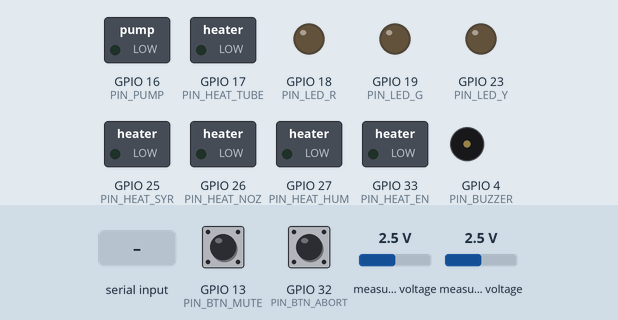
Recording of a program running on a simulated ESP32. Parts: switched loads named in the program (green lamp = pin HIGH), output pins drawn as LEDs (lit = HIGH), buzzer (waves = sounding, pin HIGH). Dashed ring = blinking. Inputs (shaded band) come from the test bench; at power-on: GPIO 13 (PIN_BTN_MUTE) HIGH, GPIO 32 (PIN_BTN_ABORT) HIGH, measured voltage 2.5 V. WiFi joins after 1.5 s; servers stay silent unless stated; uploads are accepted with an empty reply; what the program prints to the serial monitor is not drawn.

Above: at 1.2 s.
1.3 s: "abort\n" received over Serial
At 3.5 s:
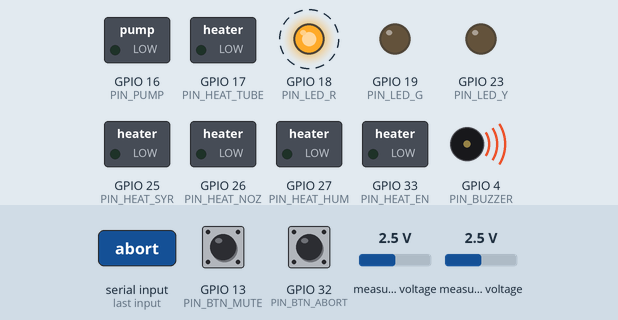
4.3 s: GPIO 13 (PIN_BTN_MUTE) pulled LOW for 0.15 s
At 4.7 s:
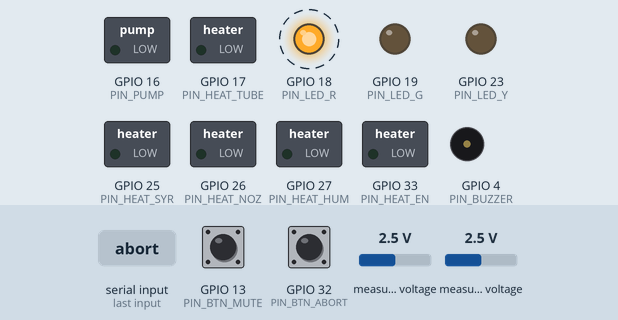
7.3 s: "help\n" received over Serial
10.3 s: "status\n" received over Serial
Timing chart, 0 to 14.3 s (numbered marks = the images above; inputs shaded):
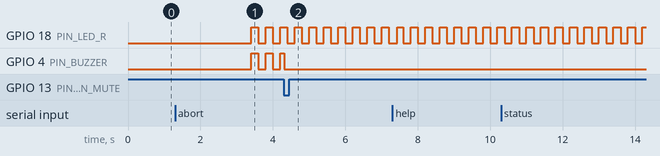

The program:

main.cpp
```cpp
// hPIPAC 前端加热系统 · 样机主控固件(ESP32-DevKitC,Arduino 框架)
// 本文件只做硬件读写、指示和联网;所有判定逻辑在 include/logic.h。
// 串口 115200 命令(整机分步测试用,输入 help 查看)。
#include <Arduino.h>
#include <WiFi.h>
#include <HTTPClient.h>
#include <Wire.h>
#include <ArduinoJson.h>
#include <Adafruit_ADS1X15.h>
#include <esp_task_wdt.h>
#include "config.h"
#include "logic.h"

#if ESP_ARDUINO_VERSION_MAJOR >= 3
#define PWM_ATTACH(pin, ch, freq, res) ledcAttach(pin, freq, res)
#define PWM_WRITE(pin, ch, v) ledcWrite(pin, v)
#else
#define PWM_ATTACH(pin, ch, freq, res) do { ledcSetup(ch, freq, res); ledcAttachPin(pin, ch); } while (0)
#define PWM_WRITE(pin, ch, v) ledcWrite(ch, v)
#endif
#define PWM_MAX 1023                      // 10 位
#define PWM_CH_PUMP 4                     // 加热四路用 LEDC 通道 0–3(1 kHz),泵用通道 4(20 kHz)

static const uint8_t HEAT_PIN[H_COUNT] = {PIN_HEAT_SYR, PIN_HEAT_NOZ, PIN_HEAT_HUM, PIN_HEAT_TUBE};

Adafruit_ADS1115 ads[3];
static const uint8_t ADS_ADDR[3] = {ADS_ADDR_1, ADS_ADDR_2, ADS_ADDR_3};
bool adsOk[3] = {false, false, false};

Core core;
Ctrl ctrl;
Inputs sens;                              // 最近一次读数
bool netOk = false, logCsv = false;

// ---------- 执行器 ----------
// 把全部输出置于安全状态:四路加热关、加热总开关断开、泵停
void outputsSafe() {
  digitalWrite(PIN_HEAT_EN, LOW);
  for (int h = 0; h < H_COUNT; h++) PWM_WRITE(HEAT_PIN[h], h, 0);
  PWM_WRITE(PIN_PUMP, PWM_CH_PUMP, 0);
}
void driveOutputs() {
  bool any = false;
  for (int h = 0; h < H_COUNT; h++) {
    float d = core.out.on[h] ? ctrl.duty[h] : 0;      // 不允许加热的通路,无论 PI 算出什么都写 0
    if (d > 0) any = true;
    PWM_WRITE(HEAT_PIN[h], h, (uint32_t)(d * PWM_MAX));
  }
  digitalWrite(PIN_HEAT_EN, any ? HIGH : LOW);        // 没有任何一路出力时断开加热总开关
  PWM_WRITE(PIN_PUMP, PWM_CH_PUMP, (uint32_t)((core.out.pumpOn ? ctrl.pumpDuty : 0) * PWM_MAX));
}

// ---------- 传感器 ----------
float adsVolts(int chip, int ch) {
  if (!adsOk[chip]) return NAN;
  return ads[chip].computeVolts(ads[chip].readADC_SingleEnded(ch));
}
float ntcTemp(float v, float vref, float offset) {
  if (!(v >= 0.05f) || !(v <= vref - 0.05f)) return NAN;   // 开路、短路或芯片没应答
  float r = NTC_R_FIXED * (vref - v) / v;                   // NTC 接电源侧
  return 1.0f / (1.0f / 298.15f + logf(r / NTC_R0) / NTC_BETA) - 273.15f + offset;
}
void readSensors() {
  // 通道分配见 config.h 的表
  float vref = adsVolts(0, 3);
  bool refOk = vref >= 3.0f && vref <= 3.6f;               // 基准不对:全部温度按读不到处理
  auto T = [&](int chip, int ch, float off) { return refOk ? ntcTemp(adsVolts(chip, ch), vref, off) : NAN; };
  sens.syr1     = T(0, 0, OFFSET_SYR1);
  sens.noz1    = T(0, 1, OFFSET_NOZ1);
  sens.humOut   = T(0, 2, OFFSET_HUMOUT);
  sens.syr2     = T(1, 0, OFFSET_SYR2);
  sens.noz2    = T(1, 1, OFFSET_NOZ2);
  sens.humPlate = T(1, 2, OFFSET_HUMPLATE);
  sens.gasEnd   = T(1, 3, OFFSET_GASEND);
#if HAS_IP_PROBES
  sens.ip1 = T(2, 1, OFFSET_IP1);
  sens.ip2 = T(2, 2, OFFSET_IP2);
#else
  sens.ip1 = sens.ip2 = NAN;
#endif
#if HAS_PRESSURE
  float vp = adsVolts(2, 3) * PRESS_DIVIDER;               // 还原成传感器输出电压
  // 低于 0.25 V 或高于 4.75 V:断线或短路
  sens.press = (vp >= 0.25f && vp <= 4.75f) ? (vp - PRESS_V_ZERO) / PRESS_V_SPAN * PRESS_RANGE + OFFSET_PRESS : NAN;
  sens.pressFitted = true;
#else
  sens.press = NAN; sens.pressFitted = false;
#endif
#if HAS_NOZ_PRESSURE
  float vn = adsVolts(2, 0) * PRESS_DIVIDER;               // 雾化气压:同样的分压和电压范围,量程 0–200 kPa
  sens.nozP = (vn >= 0.25f && vn <= 4.75f) ? (vn - PRESS_V_ZERO) / PRESS_V_SPAN * NOZP_RANGE + OFFSET_NOZP : NAN;
  sens.nozPFitted = true;
#else
  sens.nozP = NAN; sens.nozPFitted = false;
#endif
}

// ---------- 指示 ----------
void driveSignals(uint32_t now) {
  uint16_t a = core.alarms, aud = audible(core, now);
  bool hi = a & A_HIGH, med = a & ~A_HIGH;
  bool fast = (now / 200) % 2, slow = (now / 1000) % 2, beep = (now % 2000) < 200;
  digitalWrite(PIN_LED_R, hi && fast);                                        // 高级报警:红灯快闪
  digitalWrite(PIN_LED_Y, med);                                               // 中级报警:黄灯亮
  bool steady = core.ph == READY || core.ph == NEBULIZE || core.ph == EXPOSE;
  digitalWrite(PIN_LED_G, steady || (core.ph == PREHEAT && slow));            // 预热:绿灯慢闪
  digitalWrite(PIN_BUZZER, (aud & A_HIGH) ? fast : ((aud & ~A_HIGH) ? beep : false));
}

// ---------- 命令 ----------
struct Cmd { char kind[16]; float value; };
QueueHandle_t cmdQ; SemaphoreHandle_t snapMux; String snapJson;

void runCmd(const char *kind, float value, const char *from) {
  bool ok = coreCommand(core, millis(), kind, value);
  if (ok && !strcmp(kind, "abort")) outputsSafe();          // 中止:不等下一个控制周期,立即关
  Serial.printf("%s %s %s -> %s\n", ok ? "OK" : "ERR", from, kind, ok ? PHASE_NAME[core.ph] : "拒绝(超范围或当前阶段不允许)");
}

// ---------- 联网(独立任务,不阻塞控制)----------
static void putT(JsonObject o, const char *k, float v) {
  if (isnan(v)) o[k] = nullptr; else o[k] = round(v * 100) / 100.0;
}
void buildSnapshot(uint32_t now) {
  JsonDocument d;
  d["id"] = DEVICE_ID; d["ph"] = PHASE_NAME[core.ph];
  d["target"] = round(core.target * 10) / 10.0; d["exposeMin"] = core.exposeMin;
  d["flowSet"] = round(core.flowSet * 10) / 10.0;
  d["nebFlow"] = round(core.nebFlow * 10) / 10.0; d["circInExpose"] = core.circInExpose;
  JsonObject t = d["t"].to<JsonObject>();
  putT(t, "syr1", sens.syr1); putT(t, "syr2", sens.syr2); putT(t, "noz1", sens.noz1); putT(t, "noz2", sens.noz2);
  putT(t, "humPlate", sens.humPlate); putT(t, "humOut", sens.humOut);
  putT(t, "gasEnd", sens.gasEnd); putT(t, "ip1", sens.ip1); putT(t, "ip2", sens.ip2);
  if (isnan(sens.press)) d["press"] = nullptr; else d["press"] = round(sens.press * 10) / 10.0;
  if (isnan(sens.nozP)) d["nozP"] = nullptr; else d["nozP"] = round(sens.nozP * 10) / 10.0;
  d["flow"] = round(flowEstimate(ctrl.pumpDuty) * 10) / 10.0;      // 按占空比估算,不是实测
  JsonObject du = d["duty"].to<JsonObject>();
  for (int h = 0; h < H_COUNT; h++) du[HEATER_NAME[h]] = (int)lroundf(ctrl.duty[h] * 100);
  du["pump"] = (int)lroundf(ctrl.pumpDuty * 100);
  d["phSec"] = phaseSec(core, now); d["exposeLeft"] = exposeLeftSec(core, now);
  JsonArray al = d["al"].to<JsonArray>();
  for (int i = 0; i < ALARM_COUNT; i++) if (core.alarms & (1 << i)) al.add(ALARM_NAME[i]);
  d["muted"] = isMuted(core, now);
  String s; serializeJson(d, s);
  xSemaphoreTake(snapMux, portMAX_DELAY); snapJson = s; xSemaphoreGive(snapMux);
}

void netTask(void *) {
  WiFi.mode(WIFI_STA); WiFi.begin(WIFI_SSID, WIFI_PASS);
  for (;;) {
    vTaskDelay(pdMS_TO_TICKS(2000));
    if (WiFi.status() != WL_CONNECTED) { netOk = false; WiFi.reconnect(); vTaskDelay(pdMS_TO_TICKS(3000)); continue; }
    String body;
    xSemaphoreTake(snapMux, portMAX_DELAY); body = snapJson; xSemaphoreGive(snapMux);
    if (!body.length()) continue;
    HTTPClient http; http.setTimeout(1500); http.setConnectTimeout(1500);
    http.begin(String(SERVER_URL) + "/api/device/telemetry");
    http.addHeader("Content-Type", "application/json");
    int code = http.POST(body);
    netOk = code == 200;
    if (netOk) {
      JsonDocument r;
      if (!deserializeJson(r, http.getString())) {
        for (JsonObject c : r["cmds"].as<JsonArray>()) {
          Cmd m = {}; strlcpy(m.kind, c["kind"] | "", sizeof(m.kind));
          JsonVariant v = c["value"];
          m.value = v.is<bool>() ? (v.as<bool>() ? 1.0f : 0.0f) : (v.is<float>() ? v.as<float>() : NAN);
          xQueueSend(cmdQ, &m, 0);                          // 交给主循环执行
        }
      }
    }
    http.end();
  }
}

// ---------- 串口命令(分步测试)----------
void help() {
  Serial.println(F(
    "status                      看一次全部读数和状态\n"
    "log 1|0                     每秒一行 CSV\n"
    "heat <syr|noz|hum|tube> <占空比%>    手动加热,只在 IDLE;过温保护照常;0 = 关;10 分钟自动关\n"
    "pump <占空比%>              手动转泵,只在 IDLE;0 = 关\n"
    "preheat | ready | nebulize | expose | evac | finish | abort | ack | mute\n"
    "target <37.0-43.0> | flow <0-15> | nebflow <5-15> | exposeMin <1-60> | circInExpose <1|0>"));
}
void status() {
  uint32_t now = millis();
  Serial.printf("ph=%s phSec=%lu exposeLeft=%ld target=%.1f flowSet=%.1f nebFlow=%.1f exposeMin=%d circInExpose=%d\n",
                PHASE_NAME[core.ph], (unsigned long)phaseSec(core, now), (long)exposeLeftSec(core, now),
                core.target, core.flowSet, core.nebFlow, core.exposeMin, core.circInExpose);
  Serial.printf("syr=%.2f/%.2f noz=%.2f/%.2f humPlate=%.2f humOut=%.2f gasEnd=%.2f ip=%.2f/%.2f press=%.1f nozP=%.1f\n",
                sens.syr1, sens.syr2, sens.noz1, sens.noz2, sens.humPlate, sens.humOut, sens.gasEnd,
                sens.ip1, sens.ip2, sens.press, sens.nozP);
  Serial.printf("set=%.1f/%.1f/%.1f/%.1f duty%%=%.0f/%.0f/%.0f/%.0f pump%%=%.0f flow~%.1f (syr/noz/hum/tube)\n",
                core.out.set[0], core.out.set[1], core.out.set[2], core.out.set[3],
                ctrl.duty[0] * 100, ctrl.duty[1] * 100, ctrl.duty[2] * 100, ctrl.duty[3] * 100,
                ctrl.pumpDuty * 100, flowEstimate(ctrl.pumpDuty));
  Serial.printf("alarms=0x%03X faults=0x%02X muted=%d wifi=%d ads=%d%d%d\n", core.alarms, core.faults,
                isMuted(core, now), netOk, adsOk[0], adsOk[1], adsOk[2]);
  for (int i = 0; i < ALARM_COUNT; i++) if (core.alarms & (1 << i)) Serial.printf("  报警: %s\n", ALARM_NAME[i]);
}
void serialCmd(String s) {
  s.trim(); if (!s.length()) return;
  char w[16] = "", a1[16] = ""; float a2 = NAN;
  int n = sscanf(s.c_str(), "%15s %15s %f", w, a1, &a2);
  float v = NAN;                                            // 第一个参数按数字解析,不是数字就是 NAN
  if (n >= 2) { char *end; float x = strtof(a1, &end); if (end != a1 && *end == 0) v = x; }
  uint32_t now = millis();
  if (!strcmp(w, "help")) help();
  else if (!strcmp(w, "status")) status();
  else if (!strcmp(w, "log")) {
    logCsv = v > 0;
    if (logCsv) Serial.println("ms,ph,syr1,syr2,noz1,noz2,humPlate,humOut,gasEnd,ip1,ip2,press,nozP,duty_syr,duty_noz,duty_hum,duty_tube,duty_pump,alarms");
  }
  else if (!strcmp(w, "heat")) {
    int h = -1; for (int i = 0; i < H_COUNT; i++) if (!strcmp(a1, HEATER_NAME[i])) h = i;
    bool ok = n >= 3 && cmdManualHeat(core, now, h, a2 / 100.0f);
    Serial.println(ok ? "OK heat" : "ERR heat 拒绝(只在 IDLE、无高级报警、0-100)");
  }
  else if (!strcmp(w, "pump")) {
    bool ok = cmdManualPump(core, now, v / 100.0f);
    Serial.println(ok ? "OK pump" : "ERR pump 拒绝(只在 IDLE、无高级报警、0-100)");
  }
  else if (!strcmp(w, "nebflow") || !strcmp(w, "nebFlow")) runCmd("nebFlow", v, "serial");
  else if (!strcmp(w, "preheat") || !strcmp(w, "ready") || !strcmp(w, "nebulize") || !strcmp(w, "expose") ||
           !strcmp(w, "evac") || !strcmp(w, "finish") || !strcmp(w, "abort") || !strcmp(w, "ack") || !strcmp(w, "mute") ||
           !strcmp(w, "target") || !strcmp(w, "flow") || !strcmp(w, "exposeMin") || !strcmp(w, "circInExpose"))
    runCmd(w, v, "serial");
  else Serial.println("? 输入 help");
}

void setup() {
  // 先把所有执行器置于安全状态:加热总开关断开、四路加热关、泵停。
  // 看门狗复位或任何其他复位后都从这里重新开始,阶段回到 IDLE。
  pinMode(PIN_HEAT_EN, OUTPUT); digitalWrite(PIN_HEAT_EN, LOW);
  for (int h = 0; h < H_COUNT; h++) {
    pinMode(HEAT_PIN[h], OUTPUT); digitalWrite(HEAT_PIN[h], LOW);
    PWM_ATTACH(HEAT_PIN[h], h, 1000, 10);
  }
  pinMode(PIN_PUMP, OUTPUT); digitalWrite(PIN_PUMP, LOW);
  PWM_ATTACH(PIN_PUMP, PWM_CH_PUMP, 20000, 10);
  outputsSafe();
  for (int p : {PIN_BUZZER, PIN_LED_R, PIN_LED_Y, PIN_LED_G}) { pinMode(p, OUTPUT); digitalWrite(p, LOW); }
  pinMode(PIN_BTN_ABORT, INPUT_PULLUP); pinMode(PIN_BTN_MUTE, INPUT_PULLUP);

  Serial.begin(115200);
  Wire.begin(PIN_SDA, PIN_SCL); Wire.setClock(400000);
  for (int i = 0; i < 3; i++) {
    adsOk[i] = ads[i].begin(ADS_ADDR[i]);
    if (adsOk[i]) { ads[i].setGain(GAIN_ONE); ads[i].setDataRate(RATE_ADS1115_475SPS); }   // ±4.096 V;12 个通道约 50 ms 读完
  }
  cmdQ = xQueueCreate(16, sizeof(Cmd)); snapMux = xSemaphoreCreateMutex();
  xTaskCreatePinnedToCore(netTask, "net", 8192, nullptr, 1, nullptr, 0);
#if ESP_ARDUINO_VERSION_MAJOR >= 3
  esp_task_wdt_config_t wc = {.timeout_ms = 5000, .idle_core_mask = 0, .trigger_panic = true};
  esp_task_wdt_reconfigure(&wc);
#else
  esp_task_wdt_init(5, true);
#endif
  esp_task_wdt_add(nullptr);                                // 主循环卡死 5 s 即复位;复位后输出回到安全状态
  Serial.printf("\n%s ready. reset=%d ads=%d%d%d  输入 help 查看命令\n", DEVICE_ID, (int)esp_reset_reason(),
                adsOk[0], adsOk[1], adsOk[2]);
}

void loop() {
  static uint32_t t200 = 0, t1000 = 0, tBtn = 0; static bool bAbort = false, bMute = false;
  uint32_t now = millis();
  esp_task_wdt_reset();

  if (Serial.available()) serialCmd(Serial.readStringUntil('\n'));
  Cmd m; while (xQueueReceive(cmdQ, &m, 0)) runCmd(m.kind, m.value, "net");

  if (now - tBtn >= 30) {                                   // 按键(下降沿)
    tBtn = now;
    bool s = digitalRead(PIN_BTN_ABORT) == LOW, u = digitalRead(PIN_BTN_MUTE) == LOW;
    // 暂停(中止)键:只在预热到暴露之间起作用;IDLE、EVAC、DONE 时按了没有效果
    if (s && !bAbort && core.ph >= PREHEAT && core.ph <= EXPOSE) runCmd("abort", NAN, "button");
    if (u && !bMute) cmdMute(core, now);
    bAbort = s; bMute = u;
  }

  if (now - t200 >= 200) {                                  // 控制周期
    t200 = now;
    readSensors();
    sens.now = now;
    Phase before = core.ph; uint16_t alBefore = core.alarms;
    coreStep(core, sens);
    controlStep(ctrl, core, sens, CONTROL_DT);
    driveOutputs();
    if (before != core.ph) Serial.printf("PHASE %s -> %s\n", PHASE_NAME[before], PHASE_NAME[core.ph]);
    if (alBefore != core.alarms) Serial.printf("ALARMS 0x%03X -> 0x%03X\n", alBefore, core.alarms);
    buildSnapshot(now);
  }
  driveSignals(now);

  if (now - t1000 >= 1000) {
    t1000 = now;
    if (logCsv) Serial.printf("%lu,%s,%.2f,%.2f,%.2f,%.2f,%.2f,%.2f,%.2f,%.2f,%.2f,%.1f,%.1f,%.0f,%.0f,%.0f,%.0f,%.0f,0x%03X\n",
                              (unsigned long)now, PHASE_NAME[core.ph], sens.syr1, sens.syr2, sens.noz1, sens.noz2,
                              sens.humPlate, sens.humOut, sens.gasEnd, sens.ip1, sens.ip2, sens.press, sens.nozP,
                              ctrl.duty[0] * 100, ctrl.duty[1] * 100, ctrl.duty[2] * 100, ctrl.duty[3] * 100, ctrl.pumpDuty * 100, core.alarms);
  }
}
```

Source omitted: logic.h (20412 bytes), config.h (5869 bytes)

Measured:
- by itself, GPIO 18 (PIN_LED_R): alternates HIGH for 0.20 s and LOW for 0.20 s
